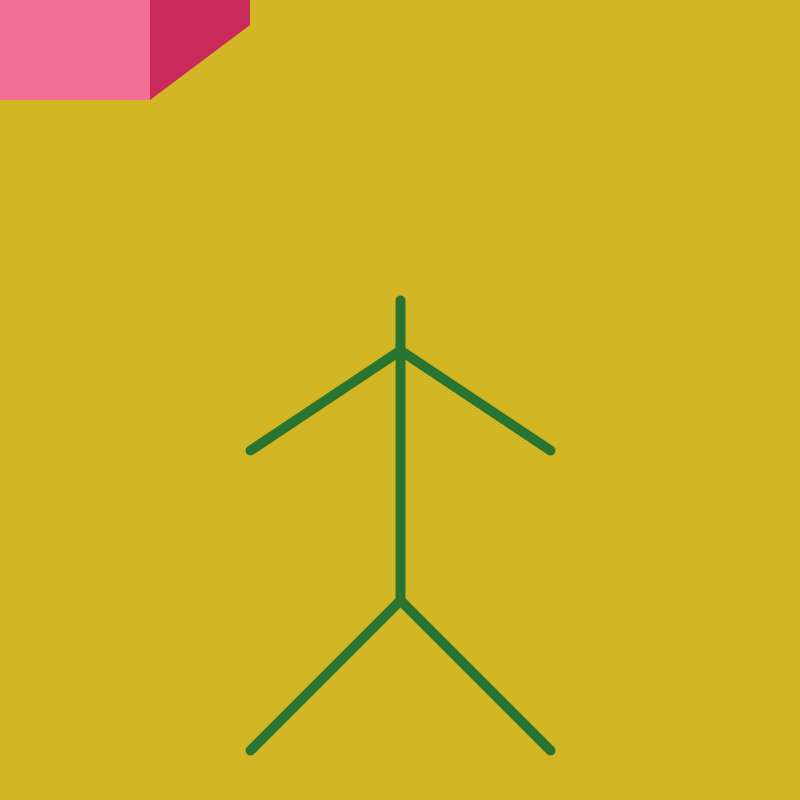
Frame 1 (no input)
Frame 60 (the mouse pressed at the canvas centre just before this capture): identical to frame 1, image omitted
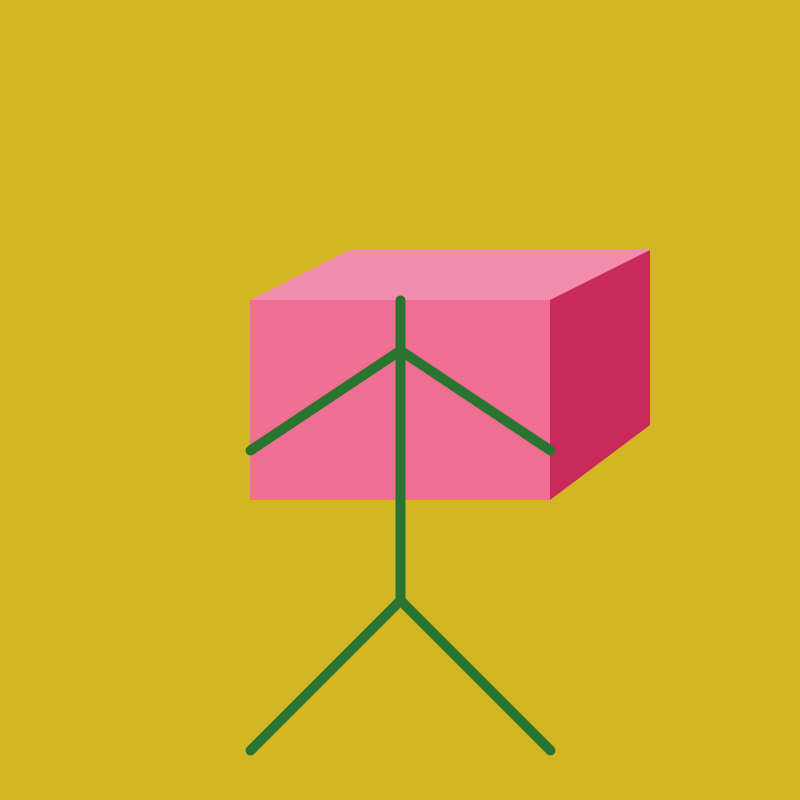
Frame 120 (the mouse held since frame 60 and released just before this capture)

The Processing sketch that drew these frames (run headless with seeded random() and noise(); from frame 60 on, the mouse is pressed at the canvas centre):

// Processing sketch: processing_8848
// ── processing_8848.pde

void setup () {
  size(800,800);
  smooth();
  frameRate (10);
}

void draw () {

  background(211,182,36);
  //I don't want outline on the head. 
  noStroke();
  //Monster head
  fill(240,111,146);
  rectMode (CENTER);
  //rect (400,200,300,200);
  rect (mouseX,mouseY,300,200);
  //Monster head 3D
  fill(242,141,175);
  //quad (250,100,350,50,650,50,550,100);
  quad (mouseX-150,mouseY-100,mouseX-50,mouseY-150,mouseX+250,mouseY-150,mouseX+150,mouseY-100);
  fill(201,41,91);
  //quad (550,100,550,300,650,225,650,50);
  quad (mouseX+150,mouseY-100,mouseX+150,mouseY+100,mouseX+250,mouseY+25,mouseX+250,mouseY-150);
  //Monster eye
  fill(mouseY,mouseX,0); //eye color varies by position of mouse
  ellipseMode (CENTER);
  ellipse (480,150,80,mouseY-pmouseY);//hight of eyes varies by movement of mouse
  ellipse (320,150,80,mouseY-pmouseY);//hight of eyes varies by movement of mouse
  //Monster mouth
  fill(mouseX,50,mouseY); //mouth color varies by position of mouse
  rect (400,250,mouseY-pmouseY,20); //width of mouth varies by movement of mouse
  //rect (400,250,200,20);
  //Monster spine
  strokeWeight(10);
  stroke (40,116,48);
  line (400,300,400,600);
  //Monster arm
  line (400,350,250,450);
  line (400,350,550,450);
  //Monster legs
  line (400,600,250,750);
  line (400,600,550,750);

}

void mousePressed() { 
    background(211,182,36);
  //I don't want outline on the head. 
  noStroke();
  //Monster head
  fill(240,111,146);
  rectMode (CENTER);
  //rect (400,200,300,200);
  rect (mouseX,mouseY,300,200);
  //Monster head 3D
  fill(242,141,175);
  //quad (250,100,350,50,650,50,550,100);
  quad (mouseX-150,mouseY-100,mouseX-50,mouseY-150,mouseX+250,mouseY-150,mouseX+150,mouseY-100);
  fill(201,41,91);
  //quad (550,100,550,300,650,225,650,50);
  quad (mouseX+150,mouseY-100,mouseX+150,mouseY+100,mouseX+250,mouseY+25,mouseX+250,mouseY-150);
  //Monster eye
  fill(mouseY,mouseX,0); //eye color varies by position of mouse
  ellipseMode (CENTER);
  ellipse (480,150,80,mouseY-pmouseY);//hight of eyes varies by movement of mouse
  ellipse (320,150,80,mouseY-pmouseY);//hight of eyes varies by movement of mouse
  //Monster mouth
  fill(mouseX,50,mouseY); //mouth color varies by position of mouse
  rect (400,250,mouseY-pmouseY,20); //width of mouth varies by movement of mouse
  //rect (400,250,200,20);
  //Monster spine
  strokeWeight(10);
  stroke (40,116,48);
  line (400,300,400,600);
  //Monster arm
  line (400,350,250,150);
  line (400,350,550,150);
  //Monster legs
  line (400,600,250,600);
  line (400,600,550,600);
  println("hello");
  
}
